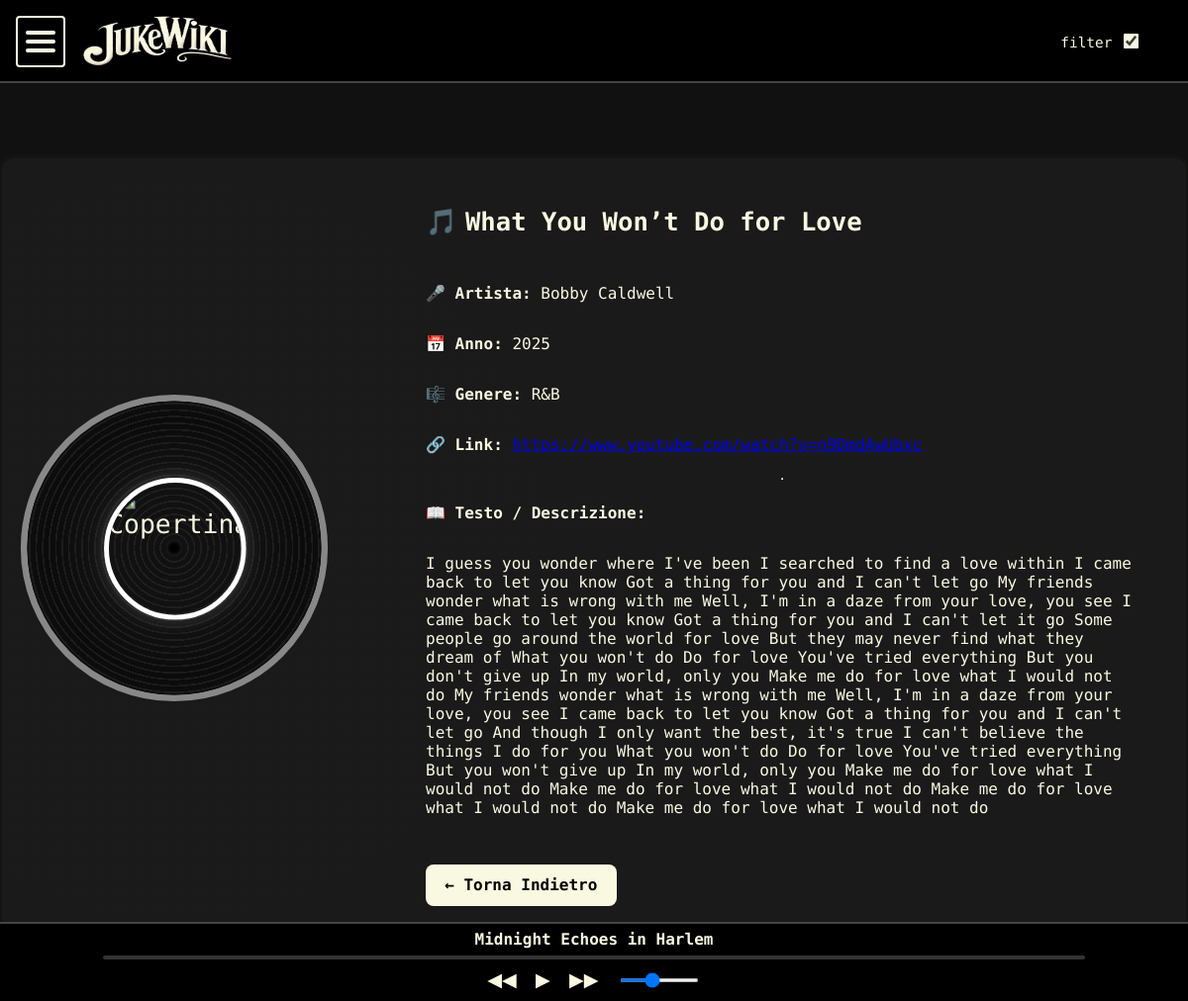
Screenshot of /contenuto/16/ with the database file from the repository.
### core/models.py (models this page shows, shortened)
class Contenuto(models.Model):
    titolo = models.CharField(max_length=100)
    artista = models.CharField(max_length=100, default="Artista sconosciuto")
    album = models.CharField(max_length=100, blank=True, null=True)
    anno = models.PositiveIntegerField(blank=True, null=True)
    genere = models.CharField(max_length=50, blank=True, null=True)
    testo = models.TextField(help_text="Descrizione, storia o significato del brano")
    link = models.URLField(help_text="Link YouTube / Spotify / altro", blank=True, null=True)
    immagine = models.ImageField(upload_to='immagini/', blank=True, null=True)
    data_pubblicazione = models.DateTimeField(auto_now_add=True)
    autore = models.ForeignKey(User, on_delete=models.CASCADE)

### core/views.py (the view)
# urls.py: path('contenuto/<int:contenuto_id>/', views.contenuto_esteso_view, name='contenuto_esteso'),
def contenuto_esteso_view(request, contenuto_id):
    contenuto = get_object_or_404(Contenuto, id=contenuto_id)
    preferito = False
    if request.user.is_authenticated:
        preferito = contenuto.preferito_set.filter(utente=request.user).exists()
    return render(request, 'contenuto-esteso.html', {
        'contenuto': contenuto,
        'preferito': preferito
    })

### core/templates/contenuto-esteso.html (shortened to what this page needs)
{% extends 'base.html' %}
{% block content %}
<div class="form-container" style="
  display: flex;
  flex-wrap: wrap;
  gap: 3rem;
  justify-content: center;
  align-items: flex-start;
  max-width: 1100px;
  margin: 10rem auto 4rem auto;
  position: relative;
">
  {% if contenuto.immagine %}
  <div style="flex: 0 0 300px; display: flex; justify-content: flex-start; align-items: center; margin: auto 0; margin-left: 2rem;">
    <div class="carousel-vinyl center">
      <div class="vinyl-inner">
        <div class="vinyl-disc">
          <div class="vinyl-hole"></div>
        </div>
      </div>
    </div>
  </div>
  {% endif %}
  <div style="flex: 1 1 400px; display: flex; flex-direction: column; justify-content: center;">
    <h1 class="form-title" style="display: flex; align-items: center; gap: 0.5rem;">
      <span style="font-size: 1.6rem;">🎵</span> {{ contenuto.titolo }}
    </h1>
    <p><strong>🎤 Artista:</strong> {{ contenuto.artista }}</p>
    {% if contenuto.anno %}
      <p><strong>📅 Anno:</strong> {{ contenuto.anno }}</p>
    {% endif %}
    {% if contenuto.genere %}
      <p><strong>🎼 Genere:</strong> {{ contenuto.genere }}</p>
    {% endif %}
    {% if contenuto.link %}
      <p><strong>🔗 Link:</strong> <a href="{{ contenuto.link }}" target="_blank">{{ contenuto.link }}</a></p>
    {% endif %}
    {% if contenuto.testo == "[ Instrumental ]" %}
      <hr>
      <p><em>🎶 Questo è un brano strumentale.</em></p>
    {% else %}
      <hr>
      <p><strong>📖 Testo / Descrizione:</strong></p>
      <p>{{ contenuto.testo }}</p>
    {% endif %}
    <div style="margin-top: 2rem; text-align: left;">
      <a href="{% url 'browse' %}" class="nav-button">← Torna Indietro</a>
    </div>
  </div>
</div>
{% endblock %}

### static/css/style.css (style rules this page uses)
body { margin: 0; font-family: 'Share Tech Mono', monospace; background: #111; color: #F9F9E1; overflow-x: hidden; }
.nav-button { background-color: #F9F9E1; color: #000; font-weight: bold; padding: 0.7rem 1.2rem; border-radius: 8px; text-decoration: none; font-size: 1rem; transition: transform 0.2s ease, background 0.2s ease; display: inline-block; }
.form-container { max-width: 600px; margin: 10rem auto 4rem auto; padding: 2rem 3rem; background-color: #1a1a1a; border-radius: 12px; box-shadow: 0 0 10px rgba(249, 249, 225, 0.05); text-align: left; }
.form-title { margin-bottom: 2rem; font-size: 1.6rem; text-align: center; }
.center { text-align: center; }
.carousel-vinyl.center { margin: 0 auto !important; }

### static/css/vinyl.css (style rules this page uses)
.carousel-vinyl { width: 180px; height: 180px; border-radius: 50%; background: radial-gradient(circle, #222 40%, #000 100%); border: 4px solid #888; display: flex; justify-content: center; align-items: center; position: absolute; transition: transform 0.5s cubic-bezier(0.77, 0, 0.175, 1), z-index 0.3s; }
.carousel-vinyl.center { transform: translateX(0%) scale(1.65); z-index: 3; }
.carousel-vinyl::after { content: ''; position: absolute; width: 200%; height: 200%; background-image: radial-gradient(circle, rgba(255,255,255,0.15) 1px, transparent 1px); background-size: 10px 10px; animation: particlesMove 3s linear infinite; pointer-events: none; z-index: 0; opacity: 0.1; }
.vinyl-inner { width: 100%; height: 100%; border-radius: 50%; display: flex; justify-content: center; align-items: center; transition: transform 0.3s ease-in-out; }
.vinyl-hole { position: absolute; width: 14px; height: 14px; background: #000; border-radius: 50%; top: 50%; left: 50%; transform: translate(-50%, -50%); z-index: 3; box-shadow: inset 0 0 2px rgba(255,255,255,0.3); }
.carousel-vinyl.center::after { content: ''; position: absolute; width: 250%; height: 250%; background-image: radial-gradient(circle, rgba(255,255,255,0.1) 1px, transparent 1px); background-size: 8px 8px; animation: particle-spin 5s linear infinite; pointer-events: none; z-index: 0; border-radius: 50%; opacity: 0.05; }
.vinyl-disc { position: relative; width: 100%; height: 100%; border-radius: 50%; background: radial-gradient(circle, #111 40%, #000 100%); box-shadow: inset 0 0 20px rgba(255, 255, 255, 0.05); display: flex; justify-content: center; align-items: center; overflow: hidden; }
.vinyl-hole { position: absolute; width: 10px; height: 10px; background: #000; border-radius: 50%; top: 50%; left: 50%; transform: translate(-50%, -50%); z-index: 3; box-shadow: inset 0 0 3px rgba(255,255,255,0.2); }

### rows the page displays
Contenuto: titolo "What You Won’t Do for Love", artista "Bobby Caldwell", anno "2025", genere "R&B", testo "I guess you wonder where I've been I searched to find a love within I came back to let you know Got a thing for you and I can't let go My friends wonder what is wrong with me Well, I'm in a daze from your love, you see I came back to let you know Got a thing for you and I can't let it go Some people go around the world for love But they may never find what they dream of What you won't do Do for love You've tried everything But you don't give up In my world, only you Make me do for love what I would not do My friends wonder what is wrong with me Well, I'm in a daze from your love, you see I came back to let you know Got a thing for you and I can't let go And though I only want the best, it's…"
